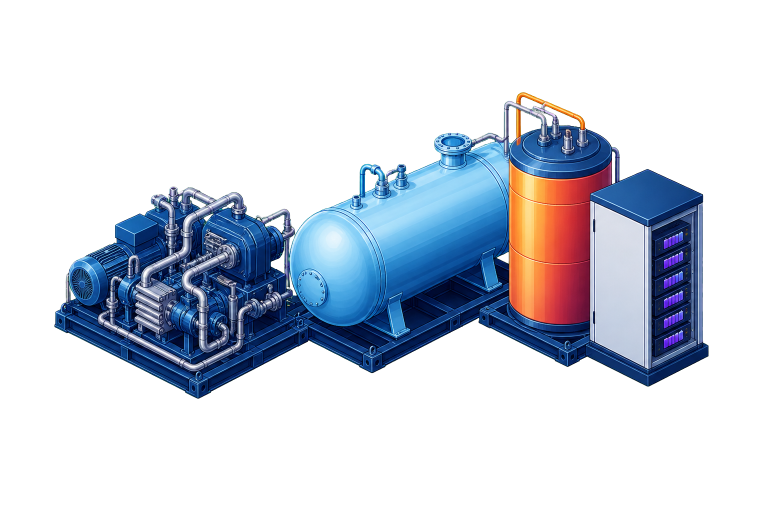
#> input picture Paper/figures/image2_sources/final/caes_storage_module.png, 1536 x 1024 px (shown at 1/2 size); its folder holds only this picture in this run
$ python build_image2_concept_figures.py
#> lines starting #> are read from the running program, lines starting #| are printed output that depends on the picture
#!/usr/bin/env python
"""Build Fig. 1/4/5/6 as journal-ready vector concept diagrams.

Text, formulae and arrows remain editable vector elements.  Image-2 source
assets are documented in Paper/figures/image2_sources/README.md and can be
inserted later without changing the paper interface.
"""
from pathlib import Path
import matplotlib.pyplot as plt
from matplotlib.patches import FancyBboxPatch, FancyArrowPatch, Rectangle
from matplotlib.offsetbox import AnnotationBbox, OffsetImage

ROOT = Path(__file__).resolve().parents[1]
OUT = ROOT / "Paper" / "figures"
ASSETS = OUT / "image2_sources" / "final"
plt.rcParams.update({"font.family":"DejaVu Sans", "mathtext.fontset":"dejavusans", "font.size":9, "pdf.fonttype":42, "ps.fonttype":42})
C={"ink":"#243244","muted":"#667085","blue":"#1D7ED8","bluef":"#E9F4FF","teal":"#149B9A","tealf":"#E6F7F5","orange":"#E9782F","orangef":"#FFF1E8","purple":"#805AD5","purplef":"#F2ECFF","green":"#3A9D68","greenf":"#EAF7EE","coral":"#D85C6A","coralf":"#FDECEF","line":"#B8C3D1","panel":"#F7F9FC"}

def box(ax,x,y,w,h,t,fc="white",ec=None,fs=8,weight="normal"):
    ax.add_patch(FancyBboxPatch((x,y),w,h,boxstyle="round,pad=0.025,rounding_size=0.09",fc=fc,ec=ec or C["ink"],lw=1.15,zorder=3))
    ax.text(x+w/2,y+h/2,t,ha="center",va="center",fontsize=fs,color=C["ink"],fontweight=weight,linespacing=1.15,zorder=4)
def arr(ax,a,b,color=None,label=None,dash=False,rad=0):
    col=color or C["ink"]
    ax.add_patch(FancyArrowPatch(a,b,arrowstyle="-|>",mutation_scale=11,lw=1.35,color=col,linestyle="--" if dash else "-",connectionstyle=f"arc3,rad={rad}",zorder=2))
    if label:
        x=(a[0]+b[0])/2; y=(a[1]+b[1])/2+(0.16 if rad>=0 else -0.16)
        ax.text(x,y,label,ha="center",va="center",fontsize=6.7,color=col,bbox=dict(boxstyle="round,pad=0.12",fc="white",ec="none",alpha=.94),zorder=5)
def title(ax,t,sub):
    ax.text(.35,9.45,t,fontsize=14,fontweight="bold",color=C["ink"]); ax.text(.35,9.08,sub,fontsize=7.6,color=C["muted"])
def save(fig,n):
    OUT.mkdir(parents=True,exist_ok=True); fig.savefig(OUT/f"{n}.pdf",bbox_inches="tight",pad_inches=.03); fig.savefig(OUT/f"{n}.png",dpi=320,bbox_inches="tight",pad_inches=.03); plt.close(fig); print("wrote",n)
def canvas(h=10):
    f,a=plt.subplots(figsize=(10.2,5.9)); a.set(xlim=(0,14),ylim=(0,h)); a.axis("off"); return f,a
def asset(ax,name,xy,zoom):
    path=ASSETS/name
    if path.is_file():
        ax.add_artist(AnnotationBbox(OffsetImage(plt.imread(path),zoom=zoom),xy,frameon=False,zorder=6))

def topology():
    f,a=canvas(); title(a,"Multi-energy plant and Modelica–FMU digital twin","Physical energy pathways are advanced in the twin; controller commands and observations are exchanged every hour.")
    for y,n,s,col in [(7.2,"SUPPLY","renewables + grid interface",C["blue"]),(5.05,"CONVERSION","thermal unit + CAES operation",C["orange"]),(2.9,"STORAGE","battery + CAES inventories",C["purple"]),(.65,"DEMAND / MARKET","electric load and TOU settlement",C["teal"])]:
        a.add_patch(FancyBboxPatch((.35,y),13.3,1.35,boxstyle="round,pad=.02,rounding_size=.08",fc="white",ec=C["line"],lw=.8)); a.add_patch(Rectangle((.35,y),.34,1.35,fc=col,ec="none")); a.text(.88,y+.83,n,fontsize=8.7,fontweight="bold",color=C["ink"]); a.text(.88,y+.40,s,fontsize=6.8,color=C["muted"])
    box(a,2,7.48,2,.76,"Wind + PV\nrenewable supply",C["bluef"],C["blue"]); box(a,5,7.48,2,.76,"Grid interface\nTOU buy / sell",C["panel"],fs=7.7); box(a,9,7.48,2.5,.76,"Digital twin\nModelica–FMU",C["tealf"],C["teal"])
    box(a,2,5.36,2.4,.84,"Thermal unit\n$u_{\mathrm{tp}}$",C["orangef"],C["orange"]); box(a,5.1,5.36,2.7,.84,"CAES plant\nmode + magnitude",C["purplef"],C["purple"]); box(a,9,5.36,2.8,.84,"Electric power balance\ninside FMU",C["panel"])
    box(a,2.2,3.20,2.5,.84,"Battery\n$u_{\mathrm{bat}}$, SoC",C["greenf"],C["green"]); box(a,6,3.20,2.9,.84,"CAES inventory\ngas / hot / cold SoC",C["purplef"],C["purple"]); box(a,4.1,1.00,5,.88,"Electric load + market settlement",C["tealf"],C["teal"],8.5)
    for u,v,c,l in [((3,7.48),(3.2,6.2),C["blue"],"electricity"),((6,7.48),(6.4,6.2),C["blue"],None),((5,5.36),(5.6,4.04),C["orange"],"thermal / electric"),((7,5.36),(7.3,4.04),C["purple"],"gas + thermal"),((3.4,3.2),(5.0,1.88),C["green"],None),((7.4,3.2),(7.4,1.88),C["purple"],None),((10,7.48),(10.3,6.2),C["teal"],"state / command")]: arr(a,u,v,c,l,dash=l=="state / command")
    asset(a,"renewables_cluster.png",(12.3,7.85),.105); asset(a,"caes_storage_module.png",(12.2,5.80),.078); asset(a,"digital_twin_terminal.png",(11.65,3.55),.060)
#> call 2 of asset, with name = 'caes_storage_module.png', xy = (12.2, 5.8), zoom = 0.078
    a.text(9.3,.25,"Solid: physical energy flow     Dashed: information / control",fontsize=6.8,color=C["muted"]); save(f,"fig_topology")
#> in save, `OUT.mkdir(parents=True, exist_ok=True)`:
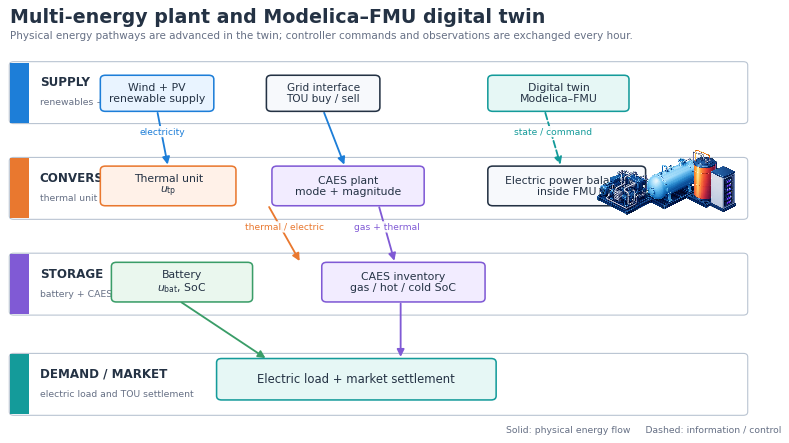
#> figure drawn by matplotlib, 1 panel

def reward():
    f,a=canvas(); title(a,"Reward composition and constraint-aware hierarchy","Economic return, inventory recovery and terminal feasibility are separated before layered learning updates.")
    box(a,.6,6.65,3.2,1.05,"Market cash-flow\n" + r"$\Delta J_t/C_{\mathrm{ref}}\rightarrow r_t^{\mathrm{econ}}$",C["bluef"],C["blue"]); box(a,5.1,6.65,3.65,1.05,"Inventory potential shaping\n$\kappa_t(L_{1,t-1}-L_{1,t})-\kappa_t^{\mathrm{abs}}L_{1,t}$",C["orangef"],C["orange"],7.2); box(a,10.05,6.65,3.3,1.05,"Weekly terminal recovery gate\n" + r"$+B$ if $L_1^e\leq\varepsilon$; else $-pL_1^e$",C["coralf"],C["coral"],7.2)
    box(a,3.25,4.6,7.5,1.15,"$r_t^{\mathrm{ext}}=\mathrm{clip}(r_t^{\mathrm{econ}}+r_t^{\mathrm{shape}}+r_t^{\mathrm{term}},r_{\min},r_{\max})$","white",C["ink"],11,"bold")
    for u,v,c in [((2.2,6.65),(5,5.75),C["blue"]),((6.9,6.65),(7,5.75),C["orange"]),((11.7,6.65),(9.1,5.75),C["coral"])]:arr(a,u,v,c)
    box(a,.7,2.55,4.3,1.12,"Low-level TD3\n" + r"$r_t^{\mathrm{int}}=-\|e_t\|_w+\alpha r_t^{\mathrm{ext}}$" + "\ntracks residual goal + immediate feedback",C["greenf"],C["green"],7.7); box(a,8.95,2.55,4.35,1.12,"High-level TD3\n$R_k^{\mathrm{hi}}=c^{-1}\sum_{j=0}^{c-1}r_{t+j}^{\mathrm{ext}}$\nupdates every $c$ steps",C["purplef"],C["purple"],7.7); arr(a,(5.3,4.6),(2.9,3.67),C["green"],"extrinsic term"); arr(a,(8.7,4.6),(11.1,3.67),C["purple"],"c-step aggregation")
    box(a,3.25,.65,7.5,1.02,"Hard feasibility layer: GiveSafe projection  $a\in\mathcal{F}(s)$  +  FMU post-step checks\nlimits • CAES minimum-run locks • inventory and terminal recovery",C["panel"],C["ink"],8); asset(a,"feasibility_emblem.png",(11.75,1.18),.052); save(f,"fig_reward_structure")
#> call 2 of save, with n = 'fig_reward_structure'
#> in save (call 2), `OUT.mkdir(parents=True, exist_ok=True)`:
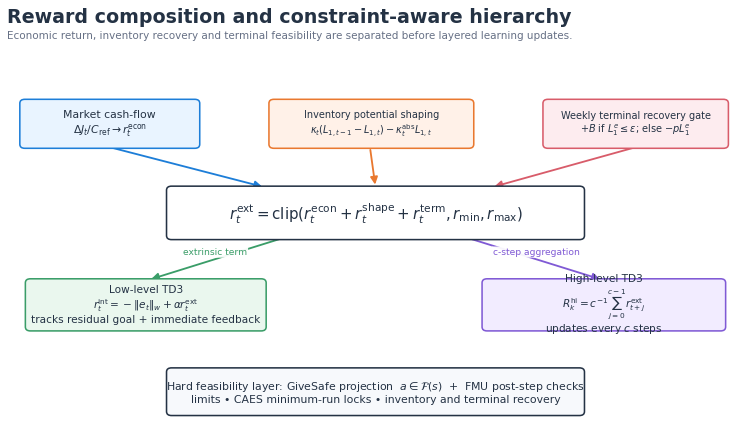
#> figure drawn by matplotlib, 1 panel

def algorithm():
    f,a=canvas(); title(a,"Safe Market-GHTD3: learning and closed-loop execution","A high-level market/recovery intent is executed by a feasibility-filtered low-level controller on the FMU twin.")
    box(a,.55,5.8,2.35,1.52,"Environment observation\n$s_t$: prices, resources, load,\npower and inventory states",C["bluef"],C["blue"],7.8); box(a,3.55,5.8,2.55,1.52,"High-level TD3\n$\mu^{\mathrm{hi}}(s_t)$ + MSGP\nmarket / recovery prior",C["orangef"],C["orange"],7.8); box(a,6.75,5.8,2.72,1.52,"Absolute goal every $c$ steps\n$g_t=[\Delta\mathrm{bat},\Delta\mathrm{gas},\Delta\mathrm{th},u_{\mathrm{tp}},\mathrm{arb}]$\nMS-HER relabeling",C["purplef"],C["purple"],6.8); box(a,10.1,5.8,2.55,1.52,"Low-level TD3\n$\pi_{\mathrm{lo}}(s_i,\kappa g_i)$\nabsolute hybrid action",C["greenf"],C["green"],7.8)
    box(a,8.2,3.25,2.45,1.18,"GiveSafe\n$\Pi_{\mathcal{F}(s)}(a_i)$",C["coralf"],C["coral"],8.4); box(a,11.15,3.25,2.18,1.18,"Modelica–FMU\nplant step",C["tealf"],C["teal"]); box(a,4.4,3.25,2.8,1.18,"Market reward + state\n$r_i^{\mathrm{ext}},r_i^{\mathrm{int}},s_{i+1}$\nSoC recovery gate",C["panel"],fs=7.6)
    box(a,.8,1,3.15,1.05,"Feasible rule trajectories\nF-MLE warm-start",C["panel"],C["muted"]); box(a,4.6,.82,3.15,1.4,"Low-level replay buffer\n$(s_i,g_i,a_i,r_i^{\mathrm{int}},s_{i+1},g_{i+1})$",C["greenf"],C["green"],7.2); box(a,8.45,.82,3.15,1.4,"High-level replay buffer\n$(s_t,g_t,\sum r^{\mathrm{ext}},s_{t+c})$\nMS-HER / TD3 updates",C["purplef"],C["purple"],7.2)
    for u,v,c,l,d in [((2.9,6.55),(3.55,6.55),C["blue"],"$s_t$",False),((6.1,6.55),(6.75,6.55),C["orange"],"$g_t$",False),((9.47,6.55),(10.1,6.55),C["purple"],"$(s_i,g_i)$",False),((11.35,5.8),(9.45,4.43),C["green"],"$a_i$",False),((10.65,3.84),(11.15,3.84),C["coral"],"safe $a_i$",False),((11.15,3.25),(7.2,3.84),C["teal"],"state + rewards",False),((5.7,3.25),(6.1,2.22),C["green"],"hourly transition",False),((6.95,3.25),(9.52,2.22),C["purple"],"each $c$ steps",False),((6.2,2.22),(11.3,5.8),C["green"],"TD3 update",True),((10,2.22),(4.83,5.8),C["purple"],"TD3 update",True)]:arr(a,u,v,c,l,d)
    asset(a,"digital_twin_terminal.png",(12.45,8.0),.048); asset(a,"feasibility_emblem.png",(9.3,4.0),.035)
    save(f,"fig_algorithm")
#> call 3 of save, with n = 'fig_algorithm'
#> in save (call 3), `OUT.mkdir(parents=True, exist_ok=True)`:
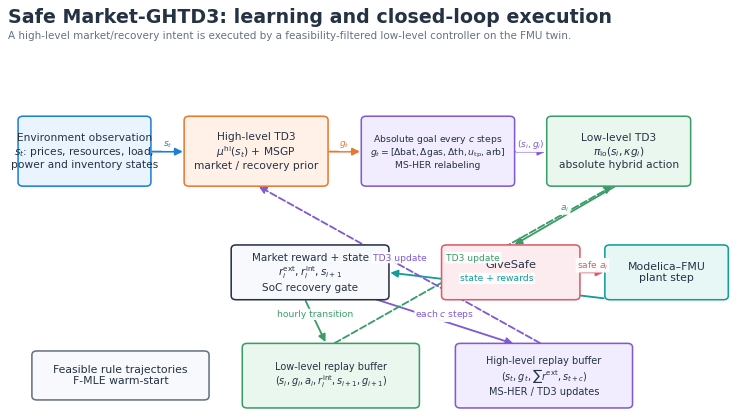
#> figure drawn by matplotlib, 1 panel

def cstep():
    f,a=canvas(); title(a,"$c$-step interaction between goals, hybrid actions, and the FMU","The high-level policy sets an inventory/market intent; the low level executes a safe action every hour and updates the residual goal.")
    xs=[1.35,3.75,6.15,8.55,11.55]; labs=["$t$","$t{+}1$","$\cdots$","$t{+}c{-}1$","$t{+}c$"]; a.plot([.85,12.7],[.85,.85],color=C["ink"],lw=1.25)
    for x,l in zip(xs,labs):a.plot([x,x],[.62,1.1],color=C["ink"],lw=1);a.text(x,.28,l,ha="center",fontsize=9.2)
    box(a,.65,6.08,2.4,1.05,"High-level policy\nobserve $s_t$ and issue $g_t$",C["orangef"],C["orange"]); box(a,4.08,6.08,4.2,1.05,"Residual goal update\n$g_{i+1}=h(s_i,g_i,s_{i+1})=s_i^{\mathrm{int}}+g_i-s_{i+1}^{\mathrm{int}}$",C["purplef"],C["purple"],7.7); box(a,10,6.08,2.65,1.05,"High-level update\n$\sum_{i=t}^{t+c-1}r_i^{\mathrm{ext}}$",C["orangef"],C["orange"])
    box(a,.75,3.42,11.95,1.3,r"Hourly closed-loop action:   $(s_i,g_i)\to a_i\to\Pi_{\mathcal{F}(s)}(a_i)\to(s_{i+1},r_i^{\mathrm{ext}},r_i^{\mathrm{int}})$" + "\npolicy  →  GiveSafe  →  FMU",C["greenf"],C["green"],8.6)
    for x in xs[:-1]:box(a,x-.66,2.08,1.32,.62,"$a_i$","white",C["green"]);arr(a,(x,3.42),(x,2.7),C["green"])
    arr(a,(2.98,6.55),(4.08,6.55),C["orange"],"$g_t$");arr(a,(8.28,6.55),(10,6.55),C["purple"],"aggregate return");arr(a,(1.85,6.08),(1.35,4.72),C["orange"],"$g_t$");arr(a,(6.15,6.08),(6.15,4.72),C["purple"],"$g_i$");arr(a,(11.34,4.72),(11.34,6.08),C["orange"],"terminal state")
    a.text(.87,7.55,"slow decision scale",fontsize=7,color=C["orange"],fontweight="bold");a.text(.87,5.30,"fast execution scale",fontsize=7,color=C["green"],fontweight="bold");save(f,"fig_cstep")
#> call 4 of save, with n = 'fig_cstep'
#> in save (call 4), `OUT.mkdir(parents=True, exist_ok=True)`:
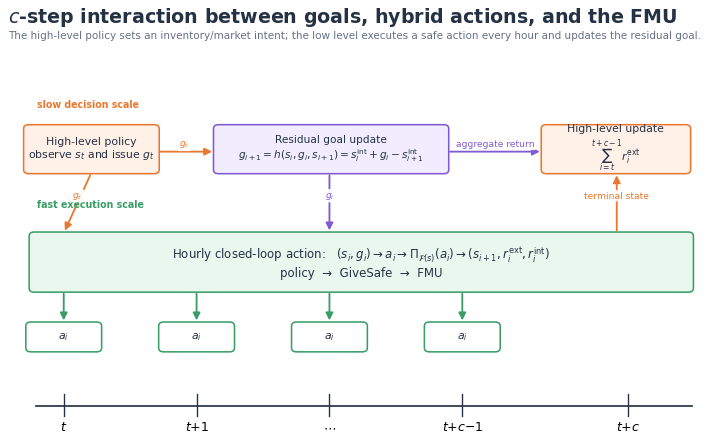
#> figure drawn by matplotlib, 1 panel

if __name__=="__main__":
    topology(); reward(); algorithm(); cstep()

$ run again, on Paper/figures/image2_sources/final/digital_twin_terminal.png
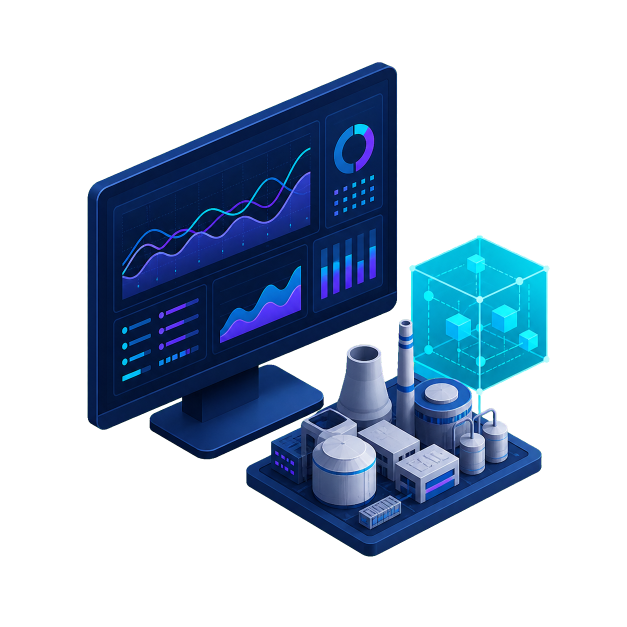
#> input picture Paper/figures/image2_sources/final/digital_twin_terminal.png, 1254 x 1254 px (shown at 1/2 size)
#> in save, `OUT.mkdir(parents=True, exist_ok=True)`:
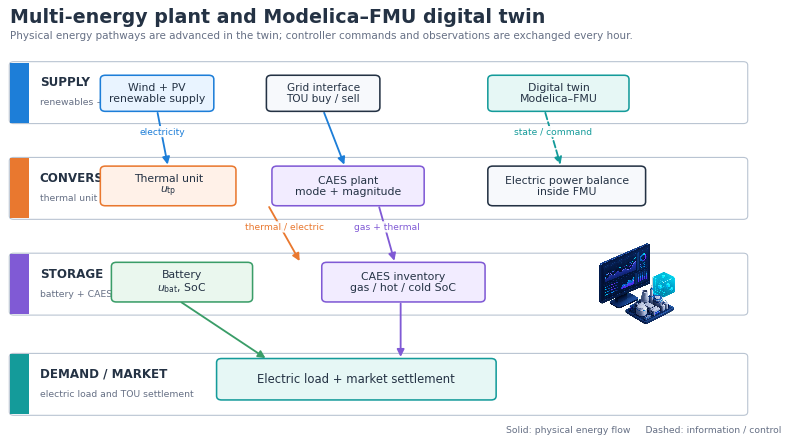
#> figure drawn by matplotlib, 1 panel
#> in save (call 3), `OUT.mkdir(parents=True, exist_ok=True)`:
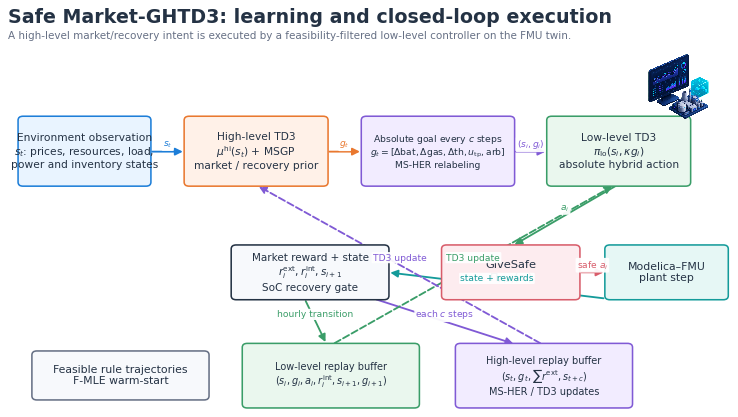
#> figure drawn by matplotlib, 1 panel

$ run again, on Paper/figures/image2_sources/final/feasibility_emblem.png
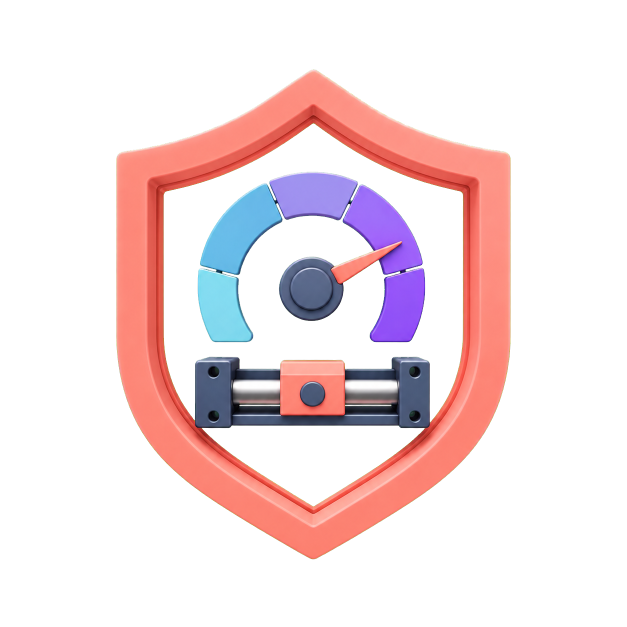
#> input picture Paper/figures/image2_sources/final/feasibility_emblem.png, 1254 x 1254 px (shown at 1/2 size)
#> in save, `OUT.mkdir(parents=True, exist_ok=True)`:
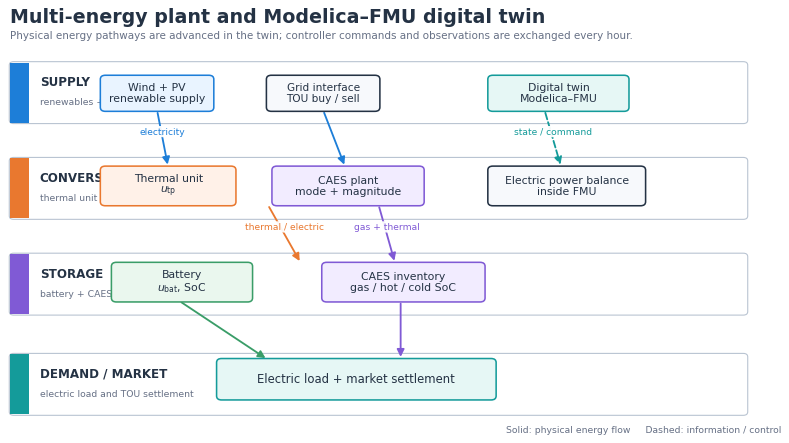
#> figure drawn by matplotlib, 1 panel
#> in save (call 2), `OUT.mkdir(parents=True, exist_ok=True)`:
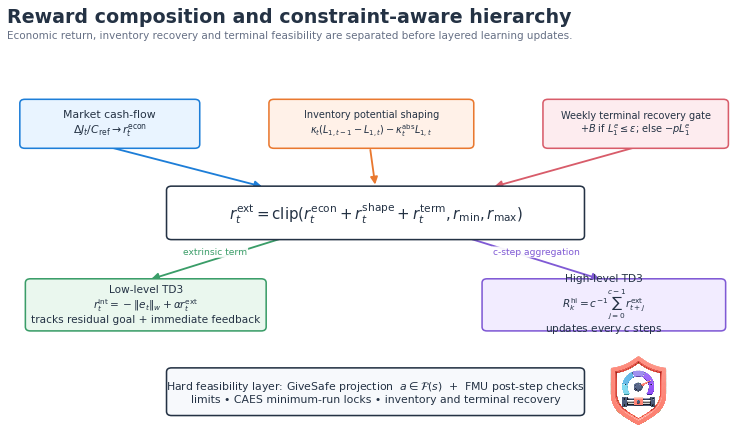
#> figure drawn by matplotlib, 1 panel

$ run again, on Paper/figures/image2_sources/final/renewables_cluster.png
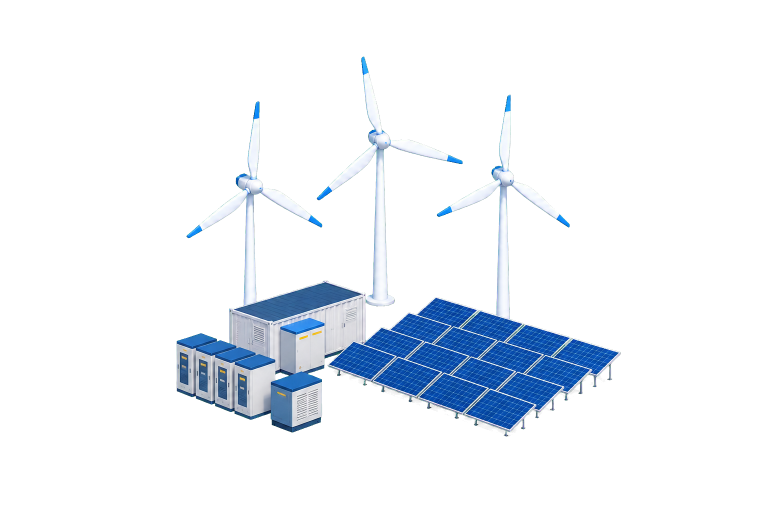
#> input picture Paper/figures/image2_sources/final/renewables_cluster.png, 1536 x 1024 px (shown at 1/2 size)
#> in save, `OUT.mkdir(parents=True, exist_ok=True)`:
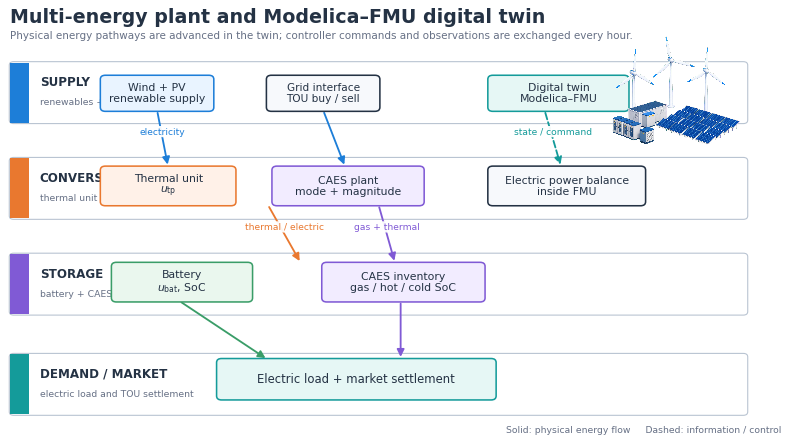
#> figure drawn by matplotlib, 1 panel
